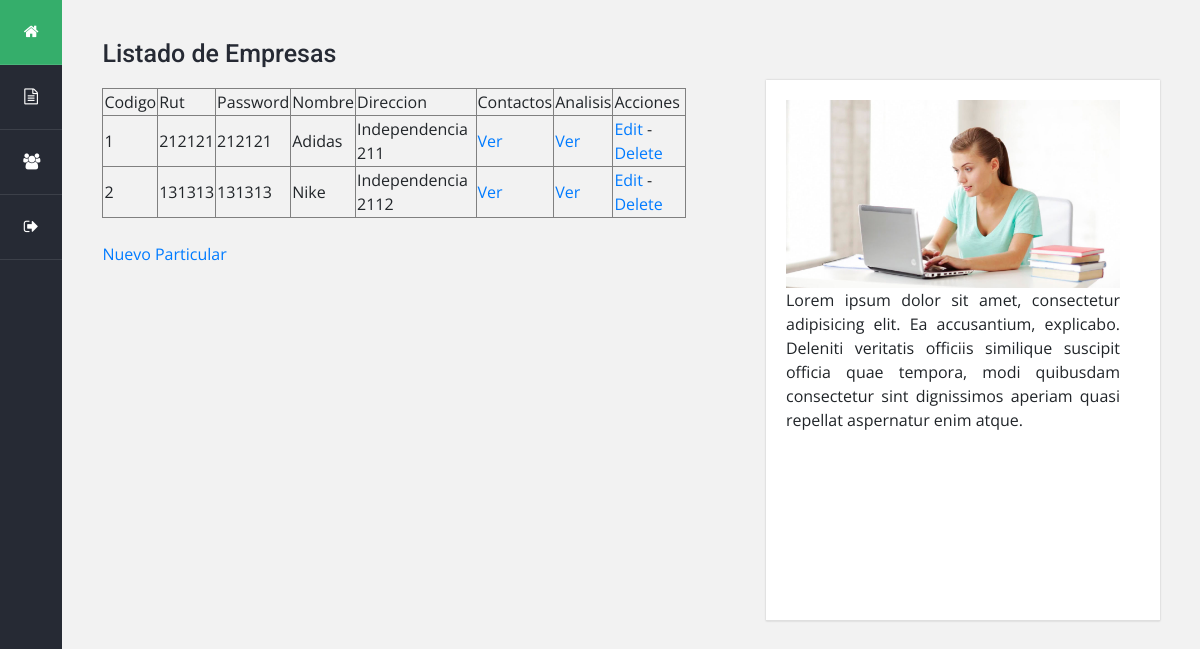
Screenshot of /ExamenPhp/manejadorEmpresa.php with the database file from the repository.
### tables this page shows
CREATE TABLE `empresa` (
  `codigo` int(11) NOT NULL,
  `rut` varchar(10) NOT NULL,
  `nombre` varchar(30) NOT NULL,
  `password` varchar(10) NOT NULL,
  `direccion` varchar(50) NOT NULL
);

### ExamenPhp/controllers/EmpresaController.php (called while the page is built, shortened)
<?php
	require_once "./models/Empresa.php";
	class EmpresaController {
		public $empresa;
		public function __construct() {
	        $this->empresa = new Empresa();
	    }
		public function buscarTodas() {
			$empresas = $this->empresa->buscarTodas();
    		include "views/sections/clienteHead.php";
			include 'views/listado_empresas.php';
			include "views/sections/footer.php";
		}
	}
?>

### ExamenPhp/models/Empresa.php (called while the page is built, shortened)
<?php
require_once "DB.php";
class Empresa
    {
        private $codigo, $rut, $nombre, $password, $direccion;
        public function __construct($codigo=null, $rut=null, $nombre=null, $password=null, $direccion=null)
        {
            $this->codigo    = $codigo;
            $this->rut       = $rut;
            $this->nombre    = $nombre;
            $this->password  = $password;
            $this->direccion = $direccion;
        }
        public function getCodigo() {
            return $this->codigo;
        }
        public function getRut() {
            return $this->rut;
        }
        public function getNombre() {
            return $this->nombre;
        }
        public function getPassword() {
            return $this->password;
        }
        public function getDireccion() {
            return $this->direccion;
        }
        public function buscarTodas() {
            $db = new DB();
            $query = "SELECT codigo, rut, nombre, password, direccion FROM Empresa";
            $sentencia = $db->getConexion()->prepare($query);
            $sentencia->execute();
            $rs= $sentencia->fetchAll();
            $Empresas=[];
            foreach($rs as $fila){
                $Empresas[] = new Empresa($fila["codigo"],$fila["rut"],$fila["nombre"],$fila["password"],$fila["direccion"]);
            }
            return $Empresas;
        }
    }
?>

### ExamenPhp/models/DB.php (called while the page is built)
<?php
	class DB
	{
		private $conexion;
		function __construct()
		{
			try{
				$this->conexion = new PDO('mysql:host=localhost;dbname=bbddisp', 'userbbddisp', 'userbbddisp');
			}
			catch(PDOException $e){
		    	$this->conexion = null;
			}
		}
		function getConexion(){
			return $this->conexion;
		}
	}
?>

### ExamenPhp/views/listado_empresas.php (the view)
<main class="main col">
				<div class="row">
					<div class="columna col-lg-7">
						<div class="widget nueva_entrada">
							<h3 class="titulo">Listado de Empresas</h3>
							<table border="1">
								<tr>
									<td>Codigo</td>
									<td>Rut</td>
									<td>Password</td>
									<td>Nombre</td>
									<td>Direccion</td>
									<td>Contactos</td>
									<td>Analisis</td>
									<td>Acciones</td>
								</tr>
								<?php foreach ($empresas as $empresa){ ?>
								<tr>
									<td><?php echo $empresa->getCodigo()   ; ?></td>
									<td><?php echo $empresa->getRut()      ; ?></td>
									<td><?php echo $empresa->getPassword() ; ?></td>
									<td><?php echo $empresa->getNombre()   ; ?></td>
									<td><?php echo $empresa->getDireccion(); ?></td>
							        <td><a href="manejadorContacto.php?accion=buscarTodas&codigo=<?php echo $empresa->getCodigo();?>">Ver</a></td>
							        <td><a href="manejadorAnalisisMuestra.php?accion=buscarXEmpresa&codigo=<?php echo $empresa->getCodigo();?>">Ver</a></td>
							        <td><a href="?accion=crudEditar&codigo=<?php echo $empresa->getCodigo();?>">Edit</a>
							        - <a href="?accion=eliminar&codigo=<?php echo $empresa->getCodigo();?>">Delete</a></td>
								</tr>
								<?php } ?>
							</table>
							<br/>
							<a href="?accion=crudIngreso">Nuevo Particular</a>
						</div>
					</div>
					<div class="columna col-lg-5">
						<div class="widget comentarios">
							<div class="contenedor">
								<div class="comentario d-flex flex-wrap">
									<div class="foto">
										<img src="../../WebPHPISP/views/images/comp.jpg">
										<p style="text-align: justify;">	Lorem ipsum dolor sit amet, consectetur adipisicing elit. Ea accusantium, explicabo. Deleniti veritatis officiis similique suscipit officia quae tempora, modi quibusdam consectetur sint dignissimos aperiam quasi repellat aspernatur enim atque.</p>
									</div>
								</div>
							</div>
						</div>
					</div>
				</div>
</main>

### ExamenPhp/views/css/estilos2.css (style rules this page uses)
body { background: #f2f2f2; font-size: 16px; font-family: 'Open Sans', sans-serif; }
.main { padding-top: 40px; }
.main .columna { padding-left: 40px; padding-right: 40px; }
.main .titulo { color: #262a34; font-size: 25px; font-weight: 500; font-family: 'Roboto', sans-serif; margin-bottom: 20px; }
.main .widget { margin-bottom: 40px; }
.main .comentarios .contenedor { box-shadow: 0px 0px 2px 0px rgba(0,0,0,0.2); }
.main .comentarios .comentario { background: #fff; padding: 20px; margin-top: 40px; border-bottom: 1px solid #dfdfdf; }
.main .comentarios .comentario .foto { width: 100%; height: 500px; overflow: hidden; margin-right: 20px; }
.main .comentarios .comentario .foto img { width: 100%; }

### rows the page displays
empresa: codigo "1", rut "212121", password "212121", nombre "Adidas", direccion "Independencia 211"
empresa: codigo "2", rut "131313", password "131313", nombre "Nike", direccion "Independencia 2112"
